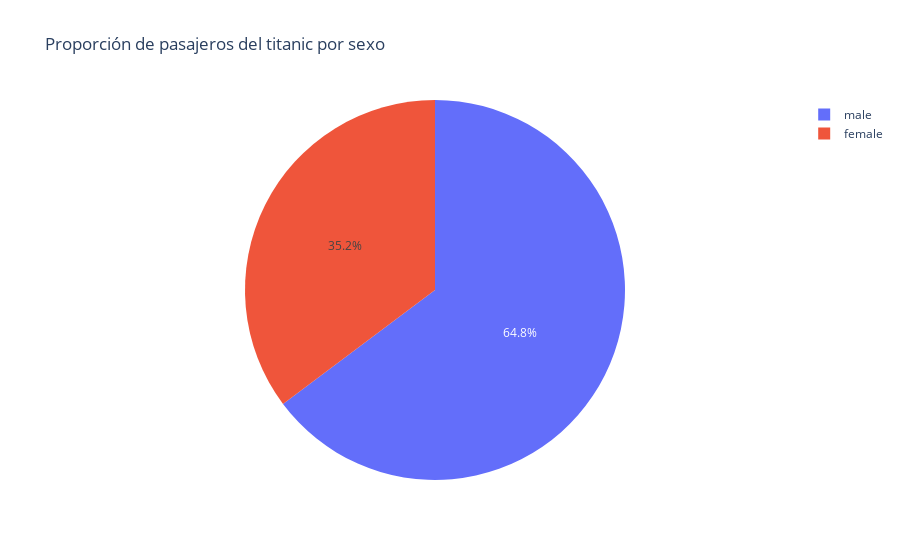

The notebook cell this image was saved under:
### Code cell
fig = px.pie(
        data_frame=pasajeros2,
        names="Sex",
        values="PassengerId",
        title="Proporción de pasajeros del titanic por sexo"
)
fig.show()

### Figure 1 — Plotly figure (JSON) as saved in the notebook; plotly's stock layout.template omitted (floating-point values rounded to 4 significant figures)
{"data": [{"domain": {"x": [0, 1], "y": [0, 1]}, "hovertemplate": "Sex=%{label}<br>PassengerId=%{value}<extra></extra>", "labels": ["female", "male"], "legendgroup": "", "name": "", "showlegend": true, "type": "pie", "values": [314, 577]}], "layout": {"autosize": true, "hiddenlabels": [], "legend": {"tracegroupgap": 0}, "title": {"text": "Proporción de pasajeros del titanic por sexo"}}}
